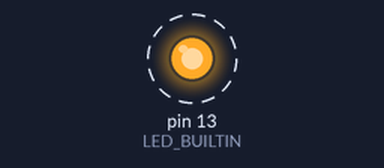
This sketch was run on a simulated Arduino Uno, built with avr-gcc and run on an emulated ATmega328P. On the bench: output pins drawn as LEDs (lit = HIGH). Dashed ring = blinking. At 4.0 s the program stops and its outputs stay as they are.

Above: at 0.2 s.
Timing chart, 0 to 3.0 s (numbered marks = the images above):
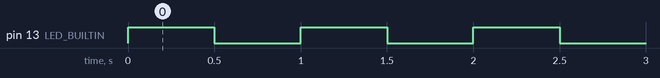

Measured:
- by itself, pin 13 (LED_BUILTIN): alternates HIGH for 0.50 s and LOW for 0.50 s, 8 changes in all, then stays LOW

The sketch:

sketch_aug07a.ino
```cpp
void setup() {
  // put your setup code here, to run once:
  pinMode(LED_BUILTIN,OUTPUT);

}

void loop() {
  // put your main code here, to run repeatedly:
 for (int i=0;i<4;i++){
  digitalWrite(LED_BUILTIN, HIGH);
  delay(500);
  digitalWrite(LED_BUILTIN, LOW);
  delay(500);
}
exit(0);
}
```
